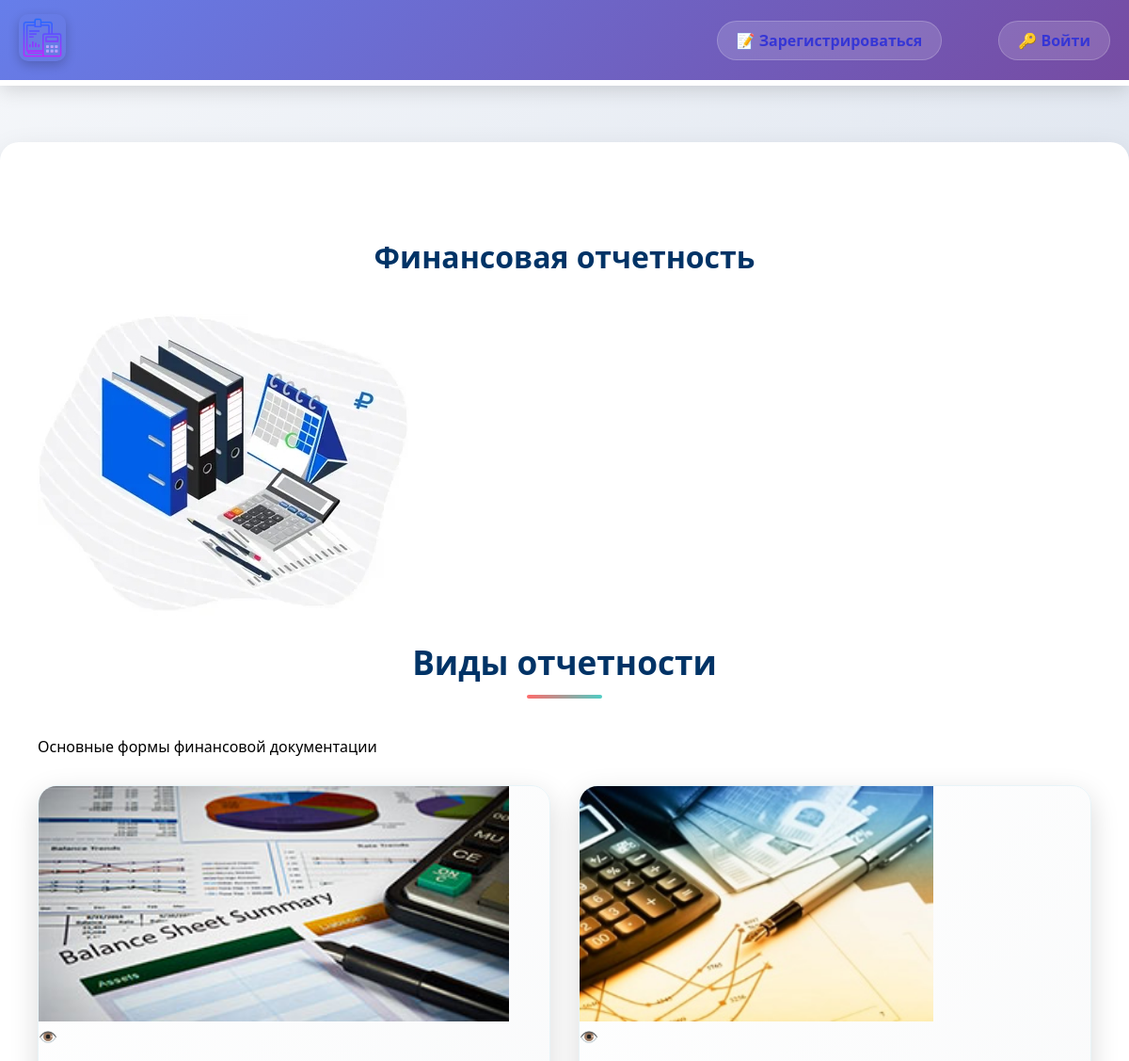
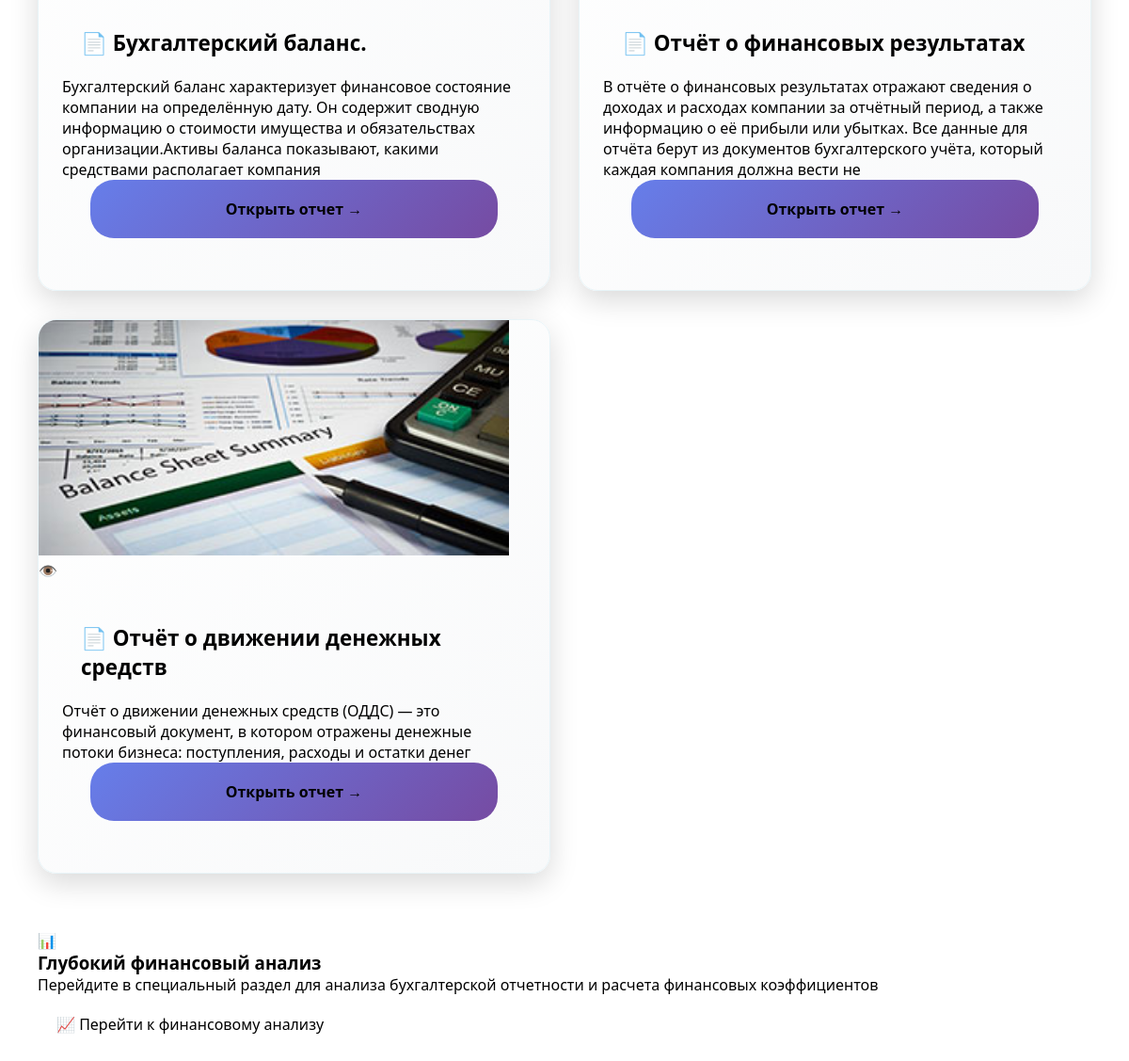
The page / on the database its author committed (2 pictures, top to bottom).
### skills/models.py (models this page shows, shortened)
class Skills(models.Model):
    title = models.CharField(max_length=100)
    description = models.CharField(max_length=250)
    image = models.ImageField('skills/images/')
    url = models.URLField(blank=True)

### skills/views.py (the view)
# urls.py: path('', views.index, name='index'),
def index(request):
    projects = Skills.objects.all()
    context = {
        'projects': projects,
    }
    if request.user.is_authenticated:
        recent_docs = FinancialDocument.objects.filter(user=request.user).order_by('-upload_date')[:3]
        context['recent_financial_docs'] = recent_docs
    else:
        context['recent_financial_docs'] = []
    return render(request, 'skills/index.html', context)

### skills/templates/skills/index.html (shortened to what this page needs)
{% extends 'skills/base.html' %}
{% load static %}
{% block content %}
<div class="financial-container">
    <div class="financial-header">
        <h1 class="financial-title">Финансовая отчетность</h1>
    </div>
    <div class="financial-hero">
        <img src="{% static 'skills/wc.jpg' %}" alt="Финансовая отчетность" class="hero-image">
    </div>
    <div class="reports-section">
        <div class="section-header">
            <h2 class="section-title">Виды отчетности</h2>
            <div class="section-subtitle">Основные формы финансовой документации</div>
        </div>
        <div class="reports-grid">
            {% for project in projects %}
            <div class="report-card">
                <div class="card-image-container">
                    <img src="{{ project.image.url }}" alt="{{ project.title }}" class="card-image">
                    <div class="card-overlay">
                        <span class="view-icon">👁️</span>
                    </div>
                </div>
                <div class="card-content">
                    <h3 class="card-title">
                        <a href="{{ project.url }}" target="_blank" class="title-link">
                            📄 {{ project.title }}
                        </a>
                    </h3>
                    <p class="card-description">{{ project.description }}</p>
                    <div class="card-actions">
                        <a href="{{ project.url }}" target="_blank" class="view-button">
                            Открыть отчет →
                        </a>
                    </div>
                </div>
            </div>
            {% endfor %}
        </div>
    </div>
    <div class="analysis-cta">
        <div class="cta-card">
            <div class="cta-icon">📊</div>
            <div class="cta-content">
                <h3 class="cta-title">Глубокий финансовый анализ</h3>
                <p class="cta-text">Перейдите в специальный раздел для анализа бухгалтерской отчетности и расчета финансовых коэффициентов</p>
                <a href="{% url 'financial_analysis_page' %}" class="cta-button">
                    <span class="button-icon">📈</span>
                    Перейти к финансовому анализу
                </a>
            </div>
        </div>
    </div>
</div>
{%  endblock %}

### skills/templates/skills/base.html (shortened to what this page needs)
<!DOCTYPE html>
{% load static %}
<html lang="ru">
<head>
    <link rel="stylesheet" href="{% static 'css/style3.css' %}">
    </head>
<body>
<div class="menu">
    <div class="wrap">
        <div class="menu_header">
            {% if user.is_authenticated %}
            <div class="logo">
                <a href="{% url 'index' %}">
                    <img src="{% static 'skills/logo.png' %}" alt="Логотип" class="image">
                </a>
            </div>
            <div class="burger-menu" onclick="toggleMenu()">
                <span></span>
                <span></span>
                <span></span>
            </div>
            <ul class="menu_total" id="mainMenu">
                <li><a href="{% url 'index' %}">🏠 Главная</a></li>
                <li><a href="{% url 'financial_analysis_page' %}">📊 Финансы</a></li>
                <li><a href="{% url 'blogs' %}">📝 Блог</a></li>
                <li><a href="{% url 'currenttodos' %}">✅ Задачи</a></li>
                <li><a href="{% url 'completedtodos' %}">🎯 Выполненные</a></li>
                <li><a href="{% url 'trashbin' %}">🗑️ Корзина</a></li>
            </ul>
            <ul class="menu_second">
                <li class="logo2">👤 {{ user.username }}</li>
                <li>
                    <form action="{% url 'logoutuser' %}" method="post">
                        {% csrf_token %}
                        <button class="top">🚪 Выйти</button>
                    </form>
                </li>
            </ul>
            {% else %}
            <div class="logo">
                <a href="{% url 'index' %}">
                    <img src="{% static 'skills/logo.png' %}" alt="Логотип" class="image">
                </a>
            </div>
            <ul class="menu_second">
                <li class="menu_login"><a href="{% url 'signupuser' %}">📝 Зарегистрироваться</a></li>
                <li class="menu_login"><a href="{% url 'loginuser' %}">🔑 Войти</a></li>
            </ul>
            {% endif %}
        </div>
    </div>
</div>
<div class="content">
    <div class="wrap">
        {% block content %}
        {% endblock %}
    </div>
</div>
</body>
</html>

### rows shown on the page
Skills: image (picture), title "Бухгалтерский баланс.", description "Бухгалтерский баланс характеризует финансовое состояние компании на определённую дату. Он содержит сводную информацию о стоимости имущества и обязательствах организации.Активы баланса показывают, какими средствами располагает компания"
Skills: image (picture), title "Отчёт о финансовых результатах", description "В отчёте о финансовых результатах отражают сведения о доходах и расходах компании за отчётный период, а также информацию о её прибыли или убытках. Все данные для отчёта берут из документов бухгалтерского учёта, который каждая компания должна вести не"
Skills: image (picture), title "Отчёт о движении денежных средств", description "Отчёт о движении денежных средств (ОДДС) — это финансовый документ, в котором отражены денежные потоки бизнеса: поступления, расходы и остатки денег"
